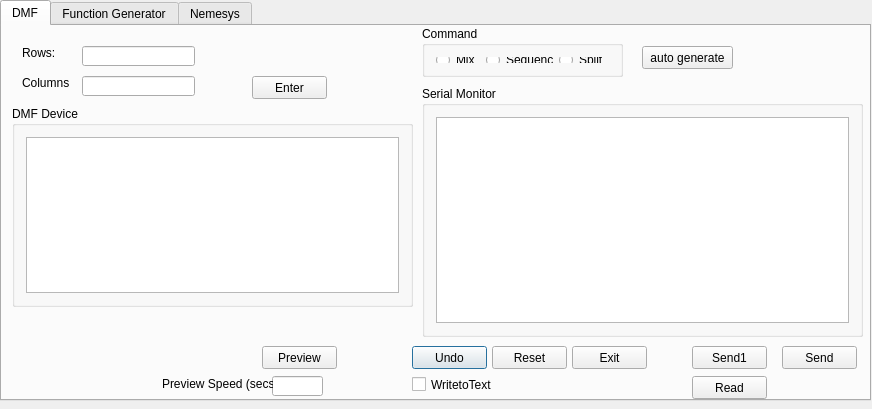
<?xml version="1.0" encoding="UTF-8"?>
<ui version="4.0">
 <class>DMFgui</class>
 <widget class="QDialog" name="DMFgui">
  <property name="geometry">
   <rect>
    <x>0</x>
    <y>0</y>
    <width>872</width>
    <height>409</height>
   </rect>
  </property>
  <property name="windowTitle">
   <string>DMFgui</string>
  </property>
  <widget class="QTabWidget" name="tabs">
   <property name="geometry">
    <rect>
     <x>0</x>
     <y>0</y>
     <width>871</width>
     <height>401</height>
    </rect>
   </property>
   <property name="currentIndex">
    <number>0</number>
   </property>
   <property name="tabBarAutoHide">
    <bool>false</bool>
   </property>
   <widget class="QWidget" name="tab">
    <attribute name="title">
     <string>DMF</string>
    </attribute>
    <widget class="QGroupBox" name="commandGroup">
     <property name="geometry">
      <rect>
       <x>420</x>
       <y>0</y>
       <width>201</width>
       <height>51</height>
      </rect>
     </property>
     <property name="title">
      <string>Command</string>
     </property>
     <layout class="QHBoxLayout" name="horizontalLayout">
      <item>
       <widget class="QRadioButton" name="mixButton">
        <property name="text">
         <string>Mix</string>
        </property>
       </widget>
      </item>
      <item>
       <widget class="QRadioButton" name="sequenceButton">
        <property name="text">
         <string>Sequence</string>
        </property>
       </widget>
      </item>
      <item>
       <widget class="QRadioButton" name="splitButton">
        <property name="text">
         <string>Split</string>
        </property>
       </widget>
      </item>
     </layout>
    </widget>
    <widget class="QGroupBox" name="SerialMonitorGroup">
     <property name="geometry">
      <rect>
       <x>420</x>
       <y>60</y>
       <width>441</width>
       <height>251</height>
      </rect>
     </property>
     <property name="title">
      <string>Serial Monitor</string>
     </property>
     <layout class="QHBoxLayout" name="horizontalLayout_2">
      <item>
       <widget class="QTextEdit" name="textEdit"/>
      </item>
     </layout>
    </widget>
    <widget class="QPushButton" name="UndoButton">
     <property name="geometry">
      <rect>
       <x>410</x>
       <y>320</y>
       <width>75</width>
       <height>23</height>
      </rect>
     </property>
     <property name="text">
      <string>Undo</string>
     </property>
    </widget>
    <widget class="QPushButton" name="resetButton">
     <property name="geometry">
      <rect>
       <x>490</x>
       <y>320</y>
       <width>75</width>
       <height>23</height>
      </rect>
     </property>
     <property name="text">
      <string>Reset</string>
     </property>
    </widget>
    <widget class="QPushButton" name="exitButton">
     <property name="geometry">
      <rect>
       <x>570</x>
       <y>320</y>
       <width>75</width>
       <height>23</height>
      </rect>
     </property>
     <property name="text">
      <string>Exit</string>
     </property>
    </widget>
    <widget class="QPushButton" name="sendButton">
     <property name="geometry">
      <rect>
       <x>780</x>
       <y>320</y>
       <width>75</width>
       <height>23</height>
      </rect>
     </property>
     <property name="text">
      <string>Send</string>
     </property>
    </widget>
    <widget class="QGroupBox" name="groupBox">
     <property name="geometry">
      <rect>
       <x>10</x>
       <y>80</y>
       <width>401</width>
       <height>201</height>
      </rect>
     </property>
     <property name="title">
      <string>DMF Device</string>
     </property>
     <layout class="QVBoxLayout" name="verticalLayout">
      <item>
       <widget class="QGraphicsView" name="graphicsView"/>
      </item>
     </layout>
    </widget>
    <widget class="QLabel" name="label_2">
     <property name="geometry">
      <rect>
       <x>20</x>
       <y>20</y>
       <width>47</width>
       <height>13</height>
      </rect>
     </property>
     <property name="text">
      <string>Rows:</string>
     </property>
    </widget>
    <widget class="QLabel" name="label_3">
     <property name="geometry">
      <rect>
       <x>20</x>
       <y>50</y>
       <width>47</width>
       <height>13</height>
      </rect>
     </property>
     <property name="text">
      <string>Columns:</string>
     </property>
    </widget>
    <widget class="QLineEdit" name="rowEdit">
     <property name="geometry">
      <rect>
       <x>80</x>
       <y>20</y>
       <width>113</width>
       <height>20</height>
      </rect>
     </property>
    </widget>
    <widget class="QLineEdit" name="columnEdit">
     <property name="geometry">
      <rect>
       <x>80</x>
       <y>50</y>
       <width>113</width>
       <height>20</height>
      </rect>
     </property>
    </widget>
    <widget class="QPushButton" name="enterButton">
     <property name="geometry">
      <rect>
       <x>250</x>
       <y>50</y>
       <width>75</width>
       <height>23</height>
      </rect>
     </property>
     <property name="text">
      <string>Enter</string>
     </property>
    </widget>
    <widget class="QPushButton" name="autogen_Button">
     <property name="geometry">
      <rect>
       <x>640</x>
       <y>20</y>
       <width>91</width>
       <height>23</height>
      </rect>
     </property>
     <property name="text">
      <string>auto generate</string>
     </property>
    </widget>
    <widget class="QPushButton" name="Send1Button">
     <property name="geometry">
      <rect>
       <x>690</x>
       <y>320</y>
       <width>75</width>
       <height>23</height>
      </rect>
     </property>
     <property name="text">
      <string>Send1</string>
     </property>
    </widget>
    <widget class="QPushButton" name="ReadButton">
     <property name="geometry">
      <rect>
       <x>690</x>
       <y>350</y>
       <width>75</width>
       <height>23</height>
      </rect>
     </property>
     <property name="text">
      <string>Read</string>
     </property>
    </widget>
    <widget class="QCheckBox" name="WritetoTextBox">
     <property name="geometry">
      <rect>
       <x>410</x>
       <y>350</y>
       <width>81</width>
       <height>17</height>
      </rect>
     </property>
     <property name="text">
      <string>WritetoText</string>
     </property>
    </widget>
    <widget class="QLineEdit" name="PreviewSpeedEdit">
     <property name="geometry">
      <rect>
       <x>270</x>
       <y>350</y>
       <width>51</width>
       <height>20</height>
      </rect>
     </property>
    </widget>
    <widget class="QLabel" name="Preview">
     <property name="geometry">
      <rect>
       <x>160</x>
       <y>350</y>
       <width>111</width>
       <height>16</height>
      </rect>
     </property>
     <property name="text">
      <string>Preview Speed (secs)</string>
     </property>
    </widget>
    <widget class="QPushButton" name="PreviewButton">
     <property name="geometry">
      <rect>
       <x>260</x>
       <y>320</y>
       <width>75</width>
       <height>23</height>
      </rect>
     </property>
     <property name="text">
      <string>Preview</string>
     </property>
    </widget>
   </widget>
   <widget class="QWidget" name="tab_2">
    <attribute name="title">
     <string>Function Generator</string>
    </attribute>
    <widget class="QPushButton" name="Voltage_SendButton">
     <property name="geometry">
      <rect>
       <x>230</x>
       <y>30</y>
       <width>75</width>
       <height>23</height>
      </rect>
     </property>
     <property name="text">
      <string>Send</string>
     </property>
    </widget>
    <widget class="QLineEdit" name="lineEdit">
     <property name="geometry">
      <rect>
       <x>100</x>
       <y>30</y>
       <width>121</width>
       <height>21</height>
      </rect>
     </property>
     <property name="text">
      <string/>
     </property>
    </widget>
    <widget class="QLabel" name="label">
     <property name="geometry">
      <rect>
       <x>30</x>
       <y>30</y>
       <width>121</width>
       <height>21</height>
      </rect>
     </property>
     <property name="text">
      <string>Set Voltage:</string>
     </property>
    </widget>
   </widget>
   <widget class="QWidget" name="tab_3">
    <attribute name="title">
     <string>Nemesys</string>
    </attribute>
    <widget class="QComboBox" name="unitsComboBox">
     <property name="geometry">
      <rect>
       <x>100</x>
       <y>20</y>
       <width>51</width>
       <height>16</height>
      </rect>
     </property>
    </widget>
    <widget class="QLabel" name="label_7">
     <property name="geometry">
      <rect>
       <x>30</x>
       <y>20</y>
       <width>61</width>
       <height>16</height>
      </rect>
     </property>
     <property name="text">
      <string>Volume Units:</string>
     </property>
    </widget>
    <widget class="QPushButton" name="doseButton">
     <property name="geometry">
      <rect>
       <x>10</x>
       <y>180</y>
       <width>51</width>
       <height>23</height>
      </rect>
     </property>
     <property name="text">
      <string>Dose</string>
     </property>
    </widget>
    <widget class="QGroupBox" name="groupBox_2">
     <property name="geometry">
      <rect>
       <x>30</x>
       <y>80</y>
       <width>171</width>
       <height>91</height>
      </rect>
     </property>
     <property name="title">
      <string>Target Values</string>
     </property>
     <widget class="QRadioButton" name="targetVolume">
      <property name="geometry">
       <rect>
        <x>10</x>
        <y>20</y>
        <width>21</width>
        <height>17</height>
       </rect>
      </property>
      <property name="text">
       <string/>
      </property>
     </widget>
     <widget class="QLabel" name="label_5">
      <property name="geometry">
       <rect>
        <x>100</x>
        <y>20</y>
        <width>47</width>
        <height>13</height>
       </rect>
      </property>
      <property name="text">
       <string>Volume</string>
      </property>
     </widget>
     <widget class="QRadioButton" name="targetFlow">
      <property name="geometry">
       <rect>
        <x>10</x>
        <y>50</y>
        <width>21</width>
        <height>17</height>
       </rect>
      </property>
      <property name="text">
       <string/>
      </property>
     </widget>
     <widget class="QLabel" name="label_6">
      <property name="geometry">
       <rect>
        <x>100</x>
        <y>50</y>
        <width>47</width>
        <height>13</height>
       </rect>
      </property>
      <property name="text">
       <string>Flow rate</string>
      </property>
     </widget>
     <widget class="QLineEdit" name="targetVolumeEdit">
      <property name="geometry">
       <rect>
        <x>30</x>
        <y>20</y>
        <width>61</width>
        <height>20</height>
       </rect>
      </property>
     </widget>
     <widget class="QLineEdit" name="targetFlowRateEdit">
      <property name="geometry">
       <rect>
        <x>30</x>
        <y>50</y>
        <width>61</width>
        <height>20</height>
       </rect>
      </property>
     </widget>
    </widget>
    <widget class="QPushButton" name="refillButton">
     <property name="geometry">
      <rect>
       <x>70</x>
       <y>180</y>
       <width>61</width>
       <height>23</height>
      </rect>
     </property>
     <property name="text">
      <string>Refill</string>
     </property>
    </widget>
    <widget class="QPushButton" name="emptyButton">
     <property name="geometry">
      <rect>
       <x>140</x>
       <y>180</y>
       <width>61</width>
       <height>23</height>
      </rect>
     </property>
     <property name="text">
      <string>Empty</string>
     </property>
    </widget>
    <widget class="QGroupBox" name="groupBox_3">
     <property name="geometry">
      <rect>
       <x>270</x>
       <y>60</y>
       <width>151</width>
       <height>121</height>
      </rect>
     </property>
     <property name="title">
      <string>Current Values Dosing Unit 1</string>
     </property>
     <widget class="QLabel" name="label_4">
      <property name="geometry">
       <rect>
        <x>20</x>
        <y>20</y>
        <width>47</width>
        <height>13</height>
       </rect>
      </property>
      <property name="text">
       <string>Volume:</string>
      </property>
     </widget>
     <widget class="QLabel" name="label_8">
      <property name="geometry">
       <rect>
        <x>20</x>
        <y>50</y>
        <width>51</width>
        <height>16</height>
       </rect>
      </property>
      <property name="text">
       <string>Flow rate:</string>
      </property>
     </widget>
     <widget class="QLabel" name="label_9">
      <property name="geometry">
       <rect>
        <x>20</x>
        <y>80</y>
        <width>71</width>
        <height>16</height>
       </rect>
      </property>
      <property name="text">
       <string>Syringe Level:</string>
      </property>
     </widget>
     <widget class="QLineEdit" name="lineEdit_2">
      <property name="geometry">
       <rect>
        <x>70</x>
        <y>20</y>
        <width>71</width>
        <height>20</height>
       </rect>
      </property>
     </widget>
     <widget class="QLineEdit" name="TargetMonitorFlowRate">
      <property name="geometry">
       <rect>
        <x>80</x>
        <y>50</y>
        <width>61</width>
        <height>20</height>
       </rect>
      </property>
     </widget>
     <widget class="QLineEdit" name="TargetMonitorSyringeLevel">
      <property name="geometry">
       <rect>
        <x>90</x>
        <y>80</y>
        <width>51</width>
        <height>20</height>
       </rect>
      </property>
     </widget>
    </widget>
    <widget class="QPushButton" name="OpenButton">
     <property name="geometry">
      <rect>
       <x>260</x>
       <y>20</y>
       <width>91</width>
       <height>23</height>
      </rect>
     </property>
     <property name="text">
      <string>Open NemeSYS</string>
     </property>
    </widget>
    <widget class="QPushButton" name="CloseButton">
     <property name="geometry">
      <rect>
       <x>370</x>
       <y>20</y>
       <width>91</width>
       <height>23</height>
      </rect>
     </property>
     <property name="text">
      <string>Close NemeSYS</string>
     </property>
    </widget>
    <widget class="QLabel" name="label_10">
     <property name="geometry">
      <rect>
       <x>30</x>
       <y>50</y>
       <width>81</width>
       <height>16</height>
      </rect>
     </property>
     <property name="text">
      <string>Flow rate Units</string>
     </property>
    </widget>
    <widget class="QComboBox" name="funitscomboBox">
     <property name="geometry">
      <rect>
       <x>120</x>
       <y>50</y>
       <width>69</width>
       <height>16</height>
      </rect>
     </property>
    </widget>
    <widget class="QLabel" name="label_11">
     <property name="geometry">
      <rect>
       <x>590</x>
       <y>20</y>
       <width>71</width>
       <height>16</height>
      </rect>
     </property>
     <property name="text">
      <string>Dosing Units</string>
     </property>
    </widget>
    <widget class="QComboBox" name="dosingUnitscomboBox">
     <property name="geometry">
      <rect>
       <x>660</x>
       <y>20</y>
       <width>71</width>
       <height>20</height>
      </rect>
     </property>
    </widget>
    <widget class="QPushButton" name="CalibrateButton">
     <property name="geometry">
      <rect>
       <x>480</x>
       <y>20</y>
       <width>81</width>
       <height>23</height>
      </rect>
     </property>
     <property name="text">
      <string>Calibrate</string>
     </property>
    </widget>
    <widget class="QPushButton" name="StopButton">
     <property name="geometry">
      <rect>
       <x>210</x>
       <y>180</y>
       <width>51</width>
       <height>23</height>
      </rect>
     </property>
     <property name="text">
      <string>Stop</string>
     </property>
    </widget>
    <widget class="QRadioButton" name="MButton1">
     <property name="enabled">
      <bool>false</bool>
     </property>
     <property name="geometry">
      <rect>
       <x>290</x>
       <y>210</y>
       <width>71</width>
       <height>31</height>
      </rect>
     </property>
     <property name="text">
      <string>MButton</string>
     </property>
    </widget>
    <widget class="QCheckBox" name="MonitorBox1">
     <property name="geometry">
      <rect>
       <x>290</x>
       <y>190</y>
       <width>81</width>
       <height>17</height>
      </rect>
     </property>
     <property name="text">
      <string>MonitorBox</string>
     </property>
    </widget>
    <widget class="QLineEdit" name="targetRefreshRateEdit">
     <property name="geometry">
      <rect>
       <x>110</x>
       <y>220</y>
       <width>81</width>
       <height>20</height>
      </rect>
     </property>
    </widget>
    <widget class="QLabel" name="label_12">
     <property name="geometry">
      <rect>
       <x>10</x>
       <y>220</y>
       <width>101</width>
       <height>16</height>
      </rect>
     </property>
     <property name="text">
      <string>Refresh Rate (ms):</string>
     </property>
    </widget>
    <widget class="QGroupBox" name="groupBox_4">
     <property name="geometry">
      <rect>
       <x>430</x>
       <y>60</y>
       <width>151</width>
       <height>121</height>
      </rect>
     </property>
     <property name="title">
      <string>Current Values Dosing Unit 2</string>
     </property>
     <widget class="QLabel" name="label_16">
      <property name="geometry">
       <rect>
        <x>20</x>
        <y>20</y>
        <width>47</width>
        <height>13</height>
       </rect>
      </property>
      <property name="text">
       <string>Volume:</string>
      </property>
     </widget>
     <widget class="QLabel" name="label_17">
      <property name="geometry">
       <rect>
        <x>20</x>
        <y>50</y>
        <width>51</width>
        <height>16</height>
       </rect>
      </property>
      <property name="text">
       <string>Flow rate:</string>
      </property>
     </widget>
     <widget class="QLabel" name="label_18">
      <property name="geometry">
       <rect>
        <x>20</x>
        <y>80</y>
        <width>71</width>
        <height>16</height>
       </rect>
      </property>
      <property name="text">
       <string>Syringe Level:</string>
      </property>
     </widget>
     <widget class="QLineEdit" name="lineEdit_4">
      <property name="geometry">
       <rect>
        <x>70</x>
        <y>20</y>
        <width>71</width>
        <height>20</height>
       </rect>
      </property>
     </widget>
     <widget class="QLineEdit" name="TargetMonitorFlowRate2">
      <property name="geometry">
       <rect>
        <x>80</x>
        <y>50</y>
        <width>61</width>
        <height>20</height>
       </rect>
      </property>
     </widget>
     <widget class="QLineEdit" name="TargetMonitorSyringeLevel2">
      <property name="geometry">
       <rect>
        <x>90</x>
        <y>80</y>
        <width>51</width>
        <height>20</height>
       </rect>
      </property>
     </widget>
    </widget>
    <widget class="QGroupBox" name="groupBox_5">
     <property name="geometry">
      <rect>
       <x>590</x>
       <y>60</y>
       <width>151</width>
       <height>121</height>
      </rect>
     </property>
     <property name="title">
      <string>Current Values Dosing Unit 3</string>
     </property>
     <widget class="QLabel" name="label_22">
      <property name="geometry">
       <rect>
        <x>20</x>
        <y>20</y>
        <width>47</width>
        <height>13</height>
       </rect>
      </property>
      <property name="text">
       <string>Volume:</string>
      </property>
     </widget>
     <widget class="QLabel" name="label_23">
      <property name="geometry">
       <rect>
        <x>20</x>
        <y>50</y>
        <width>51</width>
        <height>16</height>
       </rect>
      </property>
      <property name="text">
       <string>Flow rate:</string>
      </property>
     </widget>
     <widget class="QLabel" name="label_24">
      <property name="geometry">
       <rect>
        <x>20</x>
        <y>80</y>
        <width>71</width>
        <height>16</height>
       </rect>
      </property>
      <property name="text">
       <string>Syringe Level:</string>
      </property>
     </widget>
     <widget class="QLineEdit" name="lineEdit_6">
      <property name="geometry">
       <rect>
        <x>70</x>
        <y>20</y>
        <width>71</width>
        <height>20</height>
       </rect>
      </property>
     </widget>
     <widget class="QLineEdit" name="TargetMonitorFlowRate3">
      <property name="geometry">
       <rect>
        <x>80</x>
        <y>50</y>
        <width>61</width>
        <height>20</height>
       </rect>
      </property>
     </widget>
     <widget class="QLineEdit" name="TargetMonitorSyringeLevel3">
      <property name="geometry">
       <rect>
        <x>90</x>
        <y>80</y>
        <width>51</width>
        <height>20</height>
       </rect>
      </property>
     </widget>
    </widget>
    <widget class="QRadioButton" name="MButton2">
     <property name="enabled">
      <bool>false</bool>
     </property>
     <property name="geometry">
      <rect>
       <x>470</x>
       <y>210</y>
       <width>71</width>
       <height>31</height>
      </rect>
     </property>
     <property name="text">
      <string>MButton</string>
     </property>
    </widget>
    <widget class="QCheckBox" name="MonitorBox2">
     <property name="geometry">
      <rect>
       <x>470</x>
       <y>190</y>
       <width>81</width>
       <height>17</height>
      </rect>
     </property>
     <property name="text">
      <string>MonitorBox</string>
     </property>
    </widget>
    <widget class="QRadioButton" name="MButton3">
     <property name="enabled">
      <bool>false</bool>
     </property>
     <property name="geometry">
      <rect>
       <x>640</x>
       <y>210</y>
       <width>71</width>
       <height>31</height>
      </rect>
     </property>
     <property name="text">
      <string>MButton</string>
     </property>
    </widget>
    <widget class="QCheckBox" name="MonitorBox3">
     <property name="geometry">
      <rect>
       <x>640</x>
       <y>190</y>
       <width>81</width>
       <height>17</height>
      </rect>
     </property>
     <property name="text">
      <string>MonitorBox</string>
     </property>
    </widget>
    <zorder>MButton1</zorder>
    <zorder>unitsComboBox</zorder>
    <zorder>label_7</zorder>
    <zorder>doseButton</zorder>
    <zorder>groupBox_2</zorder>
    <zorder>refillButton</zorder>
    <zorder>emptyButton</zorder>
    <zorder>groupBox_3</zorder>
    <zorder>OpenButton</zorder>
    <zorder>CloseButton</zorder>
    <zorder>label_10</zorder>
    <zorder>funitscomboBox</zorder>
    <zorder>label_11</zorder>
    <zorder>dosingUnitscomboBox</zorder>
    <zorder>CalibrateButton</zorder>
    <zorder>StopButton</zorder>
    <zorder>MonitorBox1</zorder>
    <zorder>targetRefreshRateEdit</zorder>
    <zorder>label_12</zorder>
    <zorder>groupBox_4</zorder>
    <zorder>groupBox_5</zorder>
    <zorder>MButton2</zorder>
    <zorder>MonitorBox2</zorder>
    <zorder>MButton3</zorder>
    <zorder>MonitorBox3</zorder>
   </widget>
  </widget>
 </widget>
 <layoutdefault spacing="6" margin="11"/>
 <resources/>
 <connections/>
</ui>
